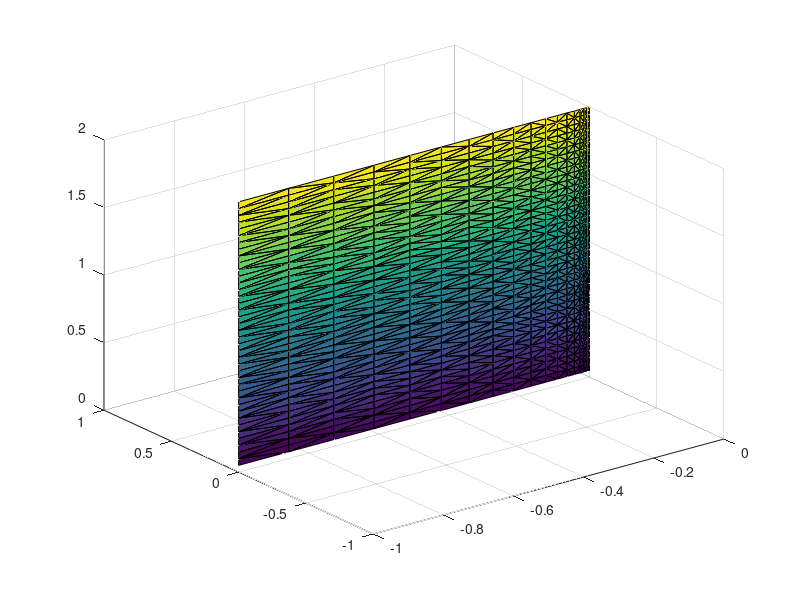

Write MATLAB code to recreate this figure.
%RectangularDiscretization:

clear all
counter = 1;

for(X = 0.05:0.05:1)
    for(Z = 0.05:0.05:2)
        x(counter) = -X^3;
        z(counter) = Z;
        counter = counter + 1;
    end
end

Connectivity = delaunay(x,z);
Vertices = [x',z']

figure
trisurf(Connectivity, x,x*0,z)

        
        